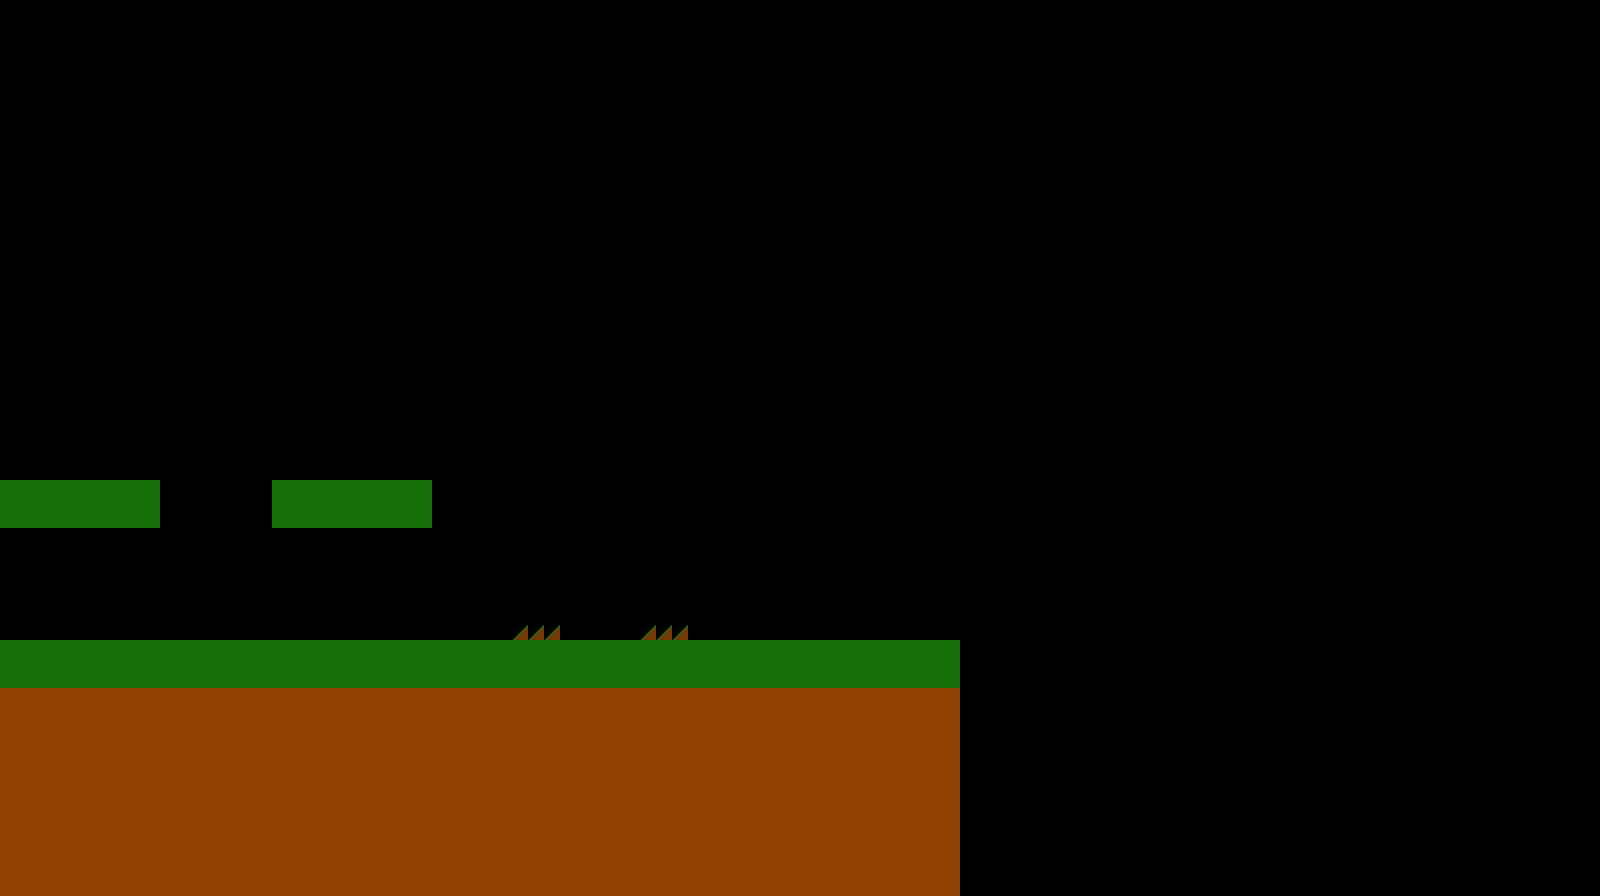

A 2D game scene composited from a Tiled map and its tileset images. What follows is a short description and the map's XML, with each tile layer's data collapsed to a summary:
An orthogonal 100x56 tile map with 16x16 px tiles, 1 tile layer (圖塊層 1) and 6 objects (block2, block1, floor, player, p1, ...).

<map version="1.9" tiledversion="1.9.2" orientation="orthogonal" renderorder="right-down" width="100" height="56" tilewidth="16" tileheight="16" infinite="0" nextlayerid="7" nextobjectid="19">
 <tileset firstgid="1" source="tiles.tsx" />
 <layer id="1" name="圖塊層 1" width="100" height="56">
  <data>[5600 cells, 1027 non-empty, 4 distinct tile ids]</data>
 </layer>
 <objectgroup id="4" name="objects">
  <object id="3" name="block2" x="-0.666667" y="480">
   <polygon points="0,0 159.333,0 159.333,47.3333 1.33333,46" />
  </object>
  <object id="4" name="block1" x="271.333" y="480">
   <polygon points="0,0 0.666667,45.3333 158.667,46.6667 158.667,-0.666667" />
  </object>
  <object id="5" name="floor" x="1" y="639">
   <polygon points="0,0 0,254 958,256 958,-1" />
  </object>
  <object id="12" name="player" x="144" y="592" width="16" height="16" />
  <object id="17" name="p1" x="82" y="588">
   <polygon points="0,0 14,0 14,13 -1,13" />
  </object>
  <object id="18" name="spike" x="512" y="623.667">
   <polygon points="0,0 48.3333,0.333333 48.3333,15 0,15.6667" />
  </object>
 </objectgroup>
</map>
